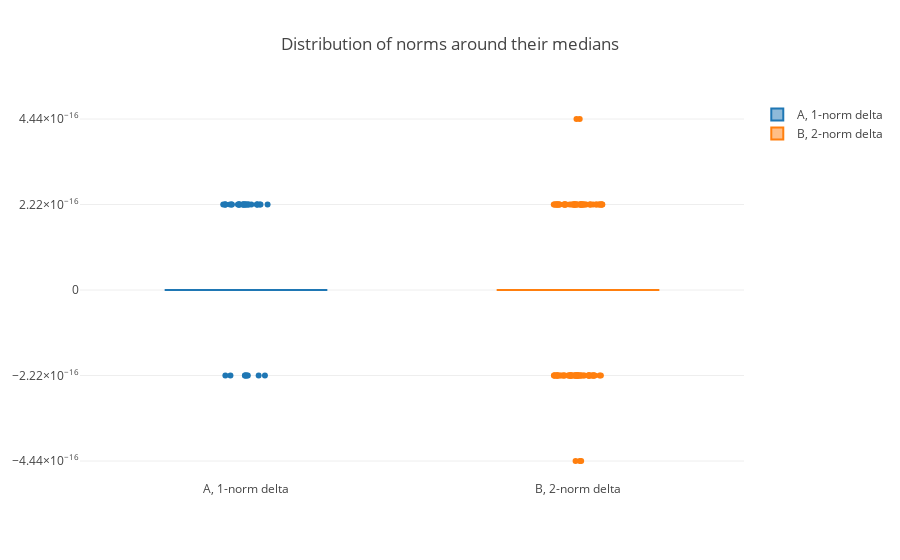

Notebook code cell kept with this figure:
### Code cell
fig = { 'data': [
       go.Box(
           y = y-y.median(),
           name = tit,
           boxpoints = 'outliers',
           jitter = 0.3
       ) for y,tit in ((Adata.norm_1, 'A, 1-norm delta'),
                   (Bdata.Radius, 'B, 2-norm delta'))],
       'layout': {
           'title': 'Distribution of norms around their medians',
           'yaxis': {
               'dtick': 2**-52,
               'zeroline': False
           }
       }
}

ply.offline.iplot(fig, validate=False)

### Figure 1 — Plotly figure (JSON) as saved in the notebook; plotly's stock layout.template omitted (floating-point values rounded to 4 significant figures; data arrays with more than 128 entries replaced by an {"elided": "..."} marker saying what was removed)
{"data": [{"boxpoints": "outliers", "jitter": 0.3, "name": "A, 1-norm delta", "type": "box", "y": {"elided": "305 float values"}}, {"boxpoints": "outliers", "jitter": 0.3, "name": "B, 2-norm delta", "type": "box", "y": {"elided": "330 float values"}}], "layout": {"autosize": true, "title": "Distribution of norms around their medians", "xaxis": {"autorange": true, "range": [-0.5, 1.5], "type": "category"}, "yaxis": {"autorange": true, "dtick": 2.22e-16, "range": [-4.934e-16, 4.934e-16], "type": "linear", "zeroline": false}}}
